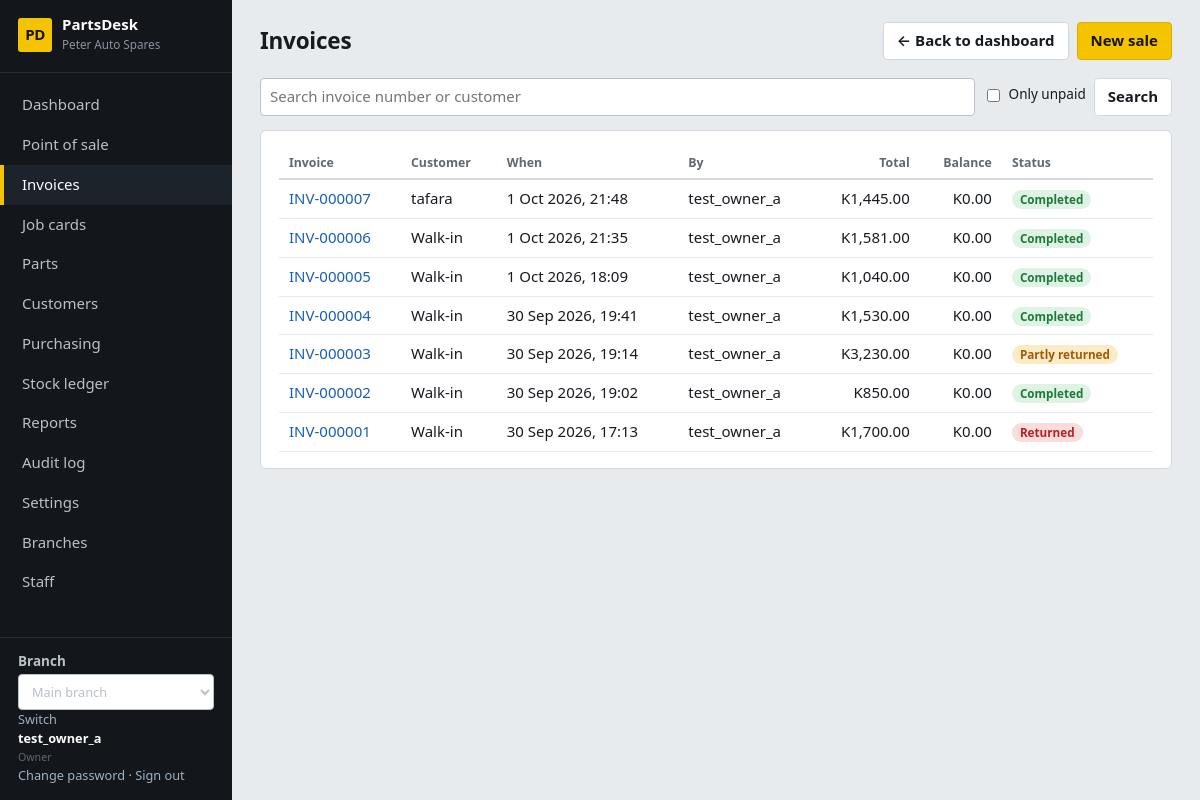
Screenshot of /sales/invoices/ (signed in) with the database file from the repository.
### core/models.py (models this page shows, shortened)
class ShopSettings(TrackedModel):
    tenant = models.OneToOneField(Tenant, on_delete=models.CASCADE, related_name="settings")
    shop_name = models.CharField(max_length=120, default="My Spare Parts Shop")
    address = models.TextField(blank=True)
    phone = models.CharField(max_length=60, blank=True)
    email = models.EmailField(blank=True)
    tax_id = models.CharField("Tax / TPIN number", max_length=60, blank=True)
    currency_symbol = models.CharField(max_length=8, default="$")
    tax_name = models.CharField(max_length=20, default="VAT")
    tax_rate = models.DecimalField("Tax rate %", max_digits=5, decimal_places=2, default=Decimal("0"))
    prices_include_tax = models.BooleanField(default=True, help_text="Untick if prices are entered before tax.")
    counter_max_discount = models.DecimalField(
        "Max discount % for counter staff", max_digits=5, decimal_places=2, default=Decimal("10"),
        help_text="Managers and the owner can exceed this.")
    default_labour_rate = models.DecimalField("Default labour rate per hour", max_digits=10, decimal_places=2, default=Decimal("0"))
    invoice_footer = models.CharField(max_length=200, blank=True, default="Thank you for your business.")
    class Meta:
        verbose_name_plural = "shop settings"
    @classmethod
    def get(cls, tenant):
        obj, _ = cls.objects.get_or_create(tenant=tenant)
        return obj

class User(AbstractUser):
    class Role(models.TextChoices):
        OWNER = "owner", "Owner"
        MANAGER = "manager", "Manager"
        COUNTER = "counter", "Counter sales"
        MECHANIC = "mechanic", "Mechanic"
        STOREKEEPER = "storekeeper", "Storekeeper"
    role = models.CharField(max_length=20, choices=Role.choices, default=Role.COUNTER)
    tenant = models.ForeignKey(Tenant, null=True, blank=True, on_delete=models.PROTECT, related_name="users")
    branches = models.ManyToManyField(Branch, blank=True, related_name="staff")
    @property
    def display_name(self):
        return self.get_full_name() or self.username

### sales/models.py (models this page shows, shortened)
class Sale(TrackedModel):
    branch = models.ForeignKey(Branch, on_delete=models.PROTECT)
    class Status(models.TextChoices):
        COMPLETED = "completed", "Completed"
        PART_RETURNED = "part_returned", "Partly returned"
        RETURNED = "returned", "Returned"
    class Method(models.TextChoices):
        CASH = "cash", "Cash"
        MOBILE = "mobile", "Mobile money"
        CARD = "card", "Card"
        BANK = "bank", "Bank transfer"
        CREDIT = "credit", "On account"
    number = models.CharField(max_length=20)
    customer = models.ForeignKey(Customer, null=True, blank=True, on_delete=models.PROTECT, related_name="sales")
    vehicle = models.ForeignKey(CustomerVehicle, null=True, blank=True, on_delete=models.SET_NULL)
    status = models.CharField(max_length=15, choices=Status.choices, default=Status.COMPLETED)
    payment_method = models.CharField(max_length=10, choices=Method.choices, default=Method.CASH)
    tax_rate = models.DecimalField(max_digits=5, decimal_places=2, default=Decimal("0"))
    tax_inclusive = models.BooleanField(default=True)
    gross_total = models.DecimalField(max_digits=12, decimal_places=2, default=Decimal("0"))
    discount_total = models.DecimalField(max_digits=12, decimal_places=2, default=Decimal("0"))
    tax_total = models.DecimalField(max_digits=12, decimal_places=2, default=Decimal("0"))
    total = models.DecimalField(max_digits=12, decimal_places=2, default=Decimal("0"))
    returned_total = models.DecimalField(max_digits=12, decimal_places=2, default=Decimal("0"))
    amount_paid = models.DecimalField(max_digits=12, decimal_places=2, default=Decimal("0"))
    notes = models.CharField(max_length=200, blank=True)
    created_by = models.ForeignKey(settings.AUTH_USER_MODEL, null=True, on_delete=models.SET_NULL)
    created_at = models.DateTimeField(default=timezone.now, db_index=True)
    class Meta:
        ordering = ["-created_at", "-id"]
        constraints = [models.UniqueConstraint(fields=["branch", "number"], name="sale_branch_number")]
    def get_absolute_url(self):
        return reverse("sale_detail", args=[self.pk])
    @property
    def balance_due(self):
        return self.total - self.returned_total - self.amount_paid

class Customer(TrackedModel):
    tenant = models.ForeignKey(Tenant, on_delete=models.PROTECT)
    class Type(models.TextChoices):
        RETAIL = "retail", "Retail"
        TRADE = "trade", "Trade (garage / mechanic)"
    name = models.CharField(max_length=120)
    phone = models.CharField(max_length=60, blank=True)
    email = models.EmailField(blank=True)
    address = models.TextField(blank=True)
    customer_type = models.CharField(max_length=10, choices=Type.choices, default=Type.RETAIL)
    credit_limit = models.DecimalField(max_digits=12, decimal_places=2, default=Decimal("0"),
                                       help_text="0 = no credit. Above 0 lets them buy on account up to this amount.")
    notes = models.TextField(blank=True)
    is_active = models.BooleanField(default=True)
    created_at = models.DateTimeField(auto_now_add=True)
    class Meta:
        ordering = ["name"]

### sales/views.py (the view)
# urls.py: path("invoices/", views.SaleList.as_view(), name="sale_list"),
class SaleList(RoleRequiredMixin, ListView):
    allowed_roles = SALES
    template_name = "sales/sale_list.html"
    context_object_name = "sales"
    paginate_by = 30
    def get_queryset(self):
        qs = Sale.objects.filter(branch=self.request.branch).select_related("customer", "created_by")
        g = self.request.GET
        if self.request.user.role == "counter":
            qs = qs.filter(created_by=self.request.user)
        for t in g.get("q", "").split():
            qs = qs.filter(Q(number__icontains=t) | Q(customer__name__icontains=t))
        if g.get("due"):
            qs = qs.annotate(due=F("total") - F("returned_total") - F("amount_paid")).filter(due__gt=0)
        return qs
    def get_context_data(self, **kw):
        ctx = super().get_context_data(**kw)
        ctx.update(page_title="Invoices", g=self.request.GET)
        return ctx

### core/audit.py (called while the page is built)
@contextmanager
def audit_context(**values):
    token = _current.set(dict(_current.get(), **values))
    try:
        yield
    finally:
        _current.reset(token)

def metadata(request):
    try:
        address = str(ip_address(request.META.get('REMOTE_ADDR', '')))
    except ValueError:
        address = None
    match = request.resolver_match
    return dict(request_id=request.audit_request_id, ip_address=address,
                route=(match.view_name if match else 'unmatched')[:100], method=request.method[:10])

### core/context.py (called while the page is built)
def shop(request):
    if not request.user.is_authenticated:
        return {}
    if request.branch is None:
        return {"shop": None, "nav": [], "branches": [], "active_branch": None}
    items = []
    for label, name, roles in NAV:
        if roles is None or request.user.role in roles:
            url = reverse(name)
            active = request.path == url if url == "/" else request.path.startswith(url)
            items.append({"label": label, "url": url, "active": active})
    return {"shop": ShopSettings.get(request.tenant), "nav": items,
            "branches": allowed_branches(request.user), "active_branch": request.branch}

### core/models.py (called while the page is built)
    def save(self, *args, **kwargs):
        if not self._state.adding:
            raise ValueError("Audit records cannot be edited.")
        return super().save(*args, **kwargs)

### core/navigation.py (called while the page is built)
def page_back_link(request):
    if request is None or not request.user.is_authenticated:
        return None
    match = request.resolver_match
    name = match.url_name if match else None
    if name == 'dashboard':
        return None
    kwargs = {}
    if name == 'vehicle_create':
        if 'pk' in match.kwargs:
            target, label = 'customer_detail', 'Back to customer'
            kwargs = {'pk': match.kwargs['pk']}
        else:
            target, label = 'vehicle_list', 'Back to vehicles'
    elif name in RECORD_PARENTS:
        target, label = RECORD_PARENTS[name]
        kwargs = {'pk': match.kwargs['pk']}
    else:
        target, label = PARENTS.get(name, ('dashboard', 'Back to dashboard'))
    return {'url': reverse(target, kwargs=kwargs), 'label': label}

### core/permissions.py (called while the page is built)
    def test_func(self):
        user = self.request.user
        return user.is_authenticated and self.request.branch is not None and (
            self.allowed_roles is None or user.role in self.allowed_roles
        )

### core/templatetags/ui.py (called while the page is built)
@register.filter
def status_class(value):
    return "b-" + STATUS_CLASSES.get(str(value), "muted")

### templates/sales/sale_list.html
{% extends "base.html" %}{% load ui %}
{% block actions %}<a class="btn primary" href="{% url 'pos' %}">New sale</a>{% endblock %}
{% block content %}
<form class="filters" method="get"><input type="search" name="q" value="{{ g.q }}" placeholder="Search invoice number or customer">
  <label style="display:flex;align-items:center;gap:6px;font-weight:400"><input type="checkbox" name="due" value="1" {% if g.due %}checked{% endif %} onchange="this.form.submit()"> Only unpaid</label>
  <button class="btn">Search</button></form>
<section class="card"><div class="tablewrap"><table><thead><tr><th>Invoice</th><th>Customer</th><th>When</th><th>By</th><th class="num">Total</th><th class="num">Balance</th><th>Status</th></tr></thead><tbody>
{% for s in sales %}<tr><td><a href="{{ s.get_absolute_url }}">{{ s.number }}</a></td><td>{{ s.customer.name|default:"Walk-in" }}</td><td>{{ s.created_at|date:"j M Y, H:i" }}</td><td>{{ s.created_by.display_name|default:"—" }}</td>
<td class="num">{% money s.total %}</td><td class="num {% if s.balance_due > 0 %}stockout{% endif %}">{% money s.balance_due %}</td><td><span class="badge {{ s.status|status_class }}">{{ s.get_status_display }}</span></td></tr>
{% empty %}<tr><td colspan="7" class="empty">No invoices found.</td></tr>{% endfor %}</tbody></table></div>{% include "partials/pagination.html" %}</section>{% endblock %}

### templates/base.html (shortened to what this page needs)
{% load static ui %}<!doctype html>
<html lang="en">
<head>
<link rel="stylesheet" href="{% static 'css/app.css' %}">
</head>
<body data-print-log-url="{% url 'log_print_request' %}" {% if auto_print %}data-autoprint="1"{% endif %}>
<div class="app">
  <aside class="side no-print">
    <div class="brand"><span class="brand-mark">PD</span><div><strong>PartsDesk</strong><small>{{ shop.shop_name }}</small></div></div>
    <nav>{% for item in nav %}<a href="{{ item.url }}" class="{% if item.active %}on{% endif %}">{{ item.label }}</a>{% endfor %}</nav>
    <div class="who">
      {% if branches %}<form method="post" action="{% url 'switch_branch' %}">{% csrf_token %}
      <label for="branch-select">Branch</label><select id="branch-select" name="branch_id" onchange="this.form.submit()">
      {% for b in branches %}<option value="{{ b.pk }}" {% if b.pk == active_branch.pk %}selected{% endif %}>{{ b.name }}</option>{% endfor %}
      </select><button type="submit">Switch</button></form>{% endif %}
      <strong>{{ user.display_name }}</strong><small>{{ user.get_role_display }}</small><br>
      <a href="{% url 'password_change' %}">Change password</a> ·
      <form method="post" action="{% url 'logout' %}">{% csrf_token %}<button type="submit">Sign out</button></form>
    </div>
  </aside>
  <main class="main">
    <header class="top"><h1>{% block page_heading %}{{ page_title }}{% endblock %}</h1><div class="actions">{% page_back_link as back %}{% if back %}<a class="btn no-print" href="{{ back.url }}" aria-label="{{ back.label }}">&larr; {{ back.label }}</a>{% endif %}{% block actions %}{% endblock %}</div></header>
    {% block content %}{% endblock %}
  </main>
</div>
</body>
</html>

### static/css/app.css (style rules this page uses)
:root { --bg:#e8ebee; --panel:#fff; --ink:#171b20; --muted:#5f6873; --line:#d3d8de; --line-soft:#e6e9ed; --side:#13171b; --side-ink:#b8c0c9; --hi:#f5c400; --hi-ink:#1a1400; --ok:#1f7a3a; --warn:#a15c00; --bad:#b42323; --info:#1a5fb4; --mono:ui-monospace,SFMono-Regular,Menlo,Consolas,"Liberation Mono",monospace; }
* { box-sizing:border-box }
html { font-size:15px }
body { margin:0;background:var(--bg);color:var(--ink);font-family:"Segoe UI",system-ui,-apple-system,Roboto,"Helvetica Neue",Arial,sans-serif;line-height:1.45 }
a { color:var(--info);text-decoration:none }
h1,h2,h3 { margin:0;line-height:1.2 }
small,.muted { color:var(--muted) }
.num { text-align:right;font-variant-numeric:tabular-nums }
.app { display:grid;grid-template-columns:232px 1fr;min-height:100vh }
.side { background:var(--side);color:var(--side-ink);display:flex;flex-direction:column;padding:16px 0;position:sticky;top:0;height:100vh }
.brand { display:flex;gap:10px;align-items:center;padding:0 18px 18px;border-bottom:1px solid #262c33 }
.brand-mark { background:var(--hi);color:var(--hi-ink);font-weight:800;border-radius:3px;width:34px;height:34px;display:grid;place-items:center;letter-spacing:-.5px }
.brand strong { color:#fff;display:block;line-height:1.1 }
.brand small { color:#8a94a0;font-size:.78rem }
.side nav { display:flex;flex-direction:column;padding:12px 0;flex:1;overflow:auto }
.side nav a { color:var(--side-ink);padding:9px 18px;border-left:4px solid transparent;font-weight:500 }
.side nav a.on { border-left-color:var(--hi);background:#1d232a;color:#fff }
.who { padding:14px 18px 0;border-top:1px solid #262c33;font-size:.85rem }
.who strong { color:#fff;display:block }
.who a,.who button { color:#9fb0c2;background:none;border:0;padding:0;font:inherit;cursor:pointer }
.who form { display:inline }
.main { padding:22px 28px 40px;min-width:0 }
.top { display:flex;justify-content:space-between;align-items:center;gap:16px;margin-bottom:18px;flex-wrap:wrap }
.top h1 { font-size:1.5rem;letter-spacing:-.01em }
.actions { display:flex;gap:8px;flex-wrap:wrap }
.card { background:var(--panel);border:1px solid var(--line);border-radius:6px;padding:16px 18px;margin-bottom:16px }
.btn,button.btn { display:inline-flex;align-items:center;gap:6px;padding:7px 13px;border:1px solid var(--line);border-radius:4px;background:#fff;color:var(--ink);font:inherit;font-weight:600;cursor:pointer;text-decoration:none }
.btn.primary { background:var(--hi);border-color:#d9ac00;color:var(--hi-ink) }
input,select,textarea { font:inherit;color:inherit;padding:7px 9px;border:1px solid #b9c1ca;border-radius:4px;background:#fff;width:100%;min-width:0 }
input[type=checkbox] { width:auto }
label { font-weight:600;font-size:.9rem;display:block;margin-bottom:3px }
.filters { display:flex;gap:8px;flex-wrap:wrap;margin-bottom:14px }
.filters>* { width:auto;flex:0 1 auto }
.filters input[type=search] { flex:1 1 260px }
table { width:100%;border-collapse:collapse }
th { text-align:left;font-size:.82rem;color:var(--muted);font-weight:600;padding:7px 10px;border-bottom:2px solid var(--line);white-space:nowrap }
td { padding:8px 10px;border-bottom:1px solid var(--line-soft);vertical-align:top }
th.num,td.num { text-align:right }
.tablewrap { overflow-x:auto }
.badge { display:inline-block;padding:1px 8px;border-radius:10px;font-size:.78rem;font-weight:600;background:#eef0f3;color:#3b444e;white-space:nowrap }
.b-ok { background:#dff3e5;color:var(--ok) }
.b-warn { background:#fdebc8;color:var(--warn) }
.b-bad { background:#fadcdc;color:var(--bad) }

### rows the page displays
ShopSettings: shop_name "Peter Auto Spares"
User: display_name "test_owner_a", role "Owner"
Sale: number "INV-000007", customer.name "tafara", created_at "1 Oct 2026, 21:48", created_by.display_name "test_owner_a", total.currency_symbol "K1,445.00", total+returned_total+amount_paid "K0.00", status "Completed"
Sale: number "INV-000006", customer.name "Walk-in", created_at "1 Oct 2026, 21:35", created_by.display_name "test_owner_a", total.currency_symbol "K1,581.00", total+returned_total+amount_paid "K0.00", status "Completed"
Sale: number "INV-000005", customer.name "Walk-in", created_at "1 Oct 2026, 18:09", created_by.display_name "test_owner_a", total.currency_symbol "K1,040.00", total+returned_total+amount_paid "K0.00", status "Completed"
Sale: number "INV-000004", customer.name "Walk-in", created_at "30 Sep 2026, 19:41", created_by.display_name "test_owner_a", total.currency_symbol "K1,530.00", total+returned_total+amount_paid "K0.00", status "Completed"
Sale: number "INV-000003", customer.name "Walk-in", created_at "30 Sep 2026, 19:14", created_by.display_name "test_owner_a", total.currency_symbol "K3,230.00", total+returned_total+amount_paid "K0.00", status "Partly returned"
Sale: number "INV-000002", customer.name "Walk-in", created_at "30 Sep 2026, 19:02", created_by.display_name "test_owner_a", total.currency_symbol "K850.00", total+returned_total+amount_paid "K0.00", status "Completed"
Sale: number "INV-000001", customer.name "Walk-in", created_at "30 Sep 2026, 17:13", created_by.display_name "test_owner_a", total.currency_symbol "K1,700.00", total+returned_total+amount_paid "K0.00", status "Returned"

### other values shown
{{ item.label }} "Dashboard" "Point of sale" "Invoices" "Job cards" "Parts" "Customers" "Purchasing" "Stock ledger" "Reports" "Audit log" "Settings" "Branches" "Staff"
{{ page_title }} "Invoices"
{{ back.label }} "Back to dashboard"
form field branch_id "Main branch"
